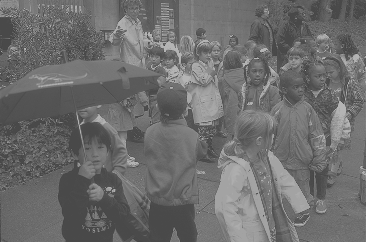
%> input picture ECE637/Lab4/kids.tif, 366 x 242 px
$ octave Sec1.m   (GNU Octave 9; MATLAB toolbox functions it lacks are replaced by stand-ins)
%> lines starting %> are read from the running program, lines starting %| are printed output that depends on the picture
clear all
clc
figure(1)
x = imread('kids.tif');
%> x is the input picture: size 242x366 uint8; min 70, max 180, mean 108.6
hist(x(:),[0:255])
title('histograms of kids image');
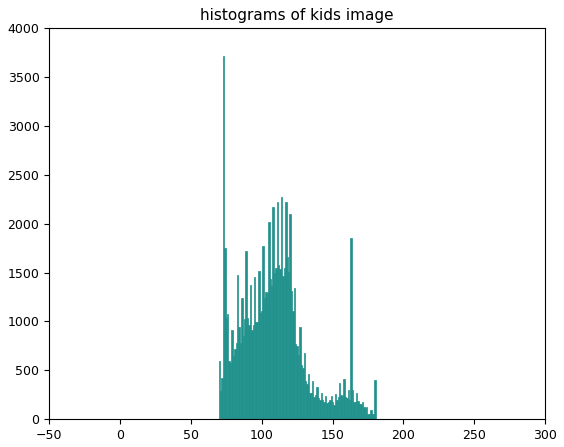
%> figure redrawn from the program's plot data; tallest bar 3712 high, from x = 72.5 to 73.5
figure(2)
x = imread('race.tif');
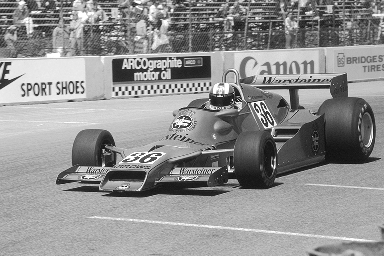
%> input picture ECE637/Lab4/race.tif, 384 x 256 px
%> x is the input picture: size 256x384 uint8; min 4, max 255, mean 144.5
hist(x(:),[0:255]);
title('histograms of race image');
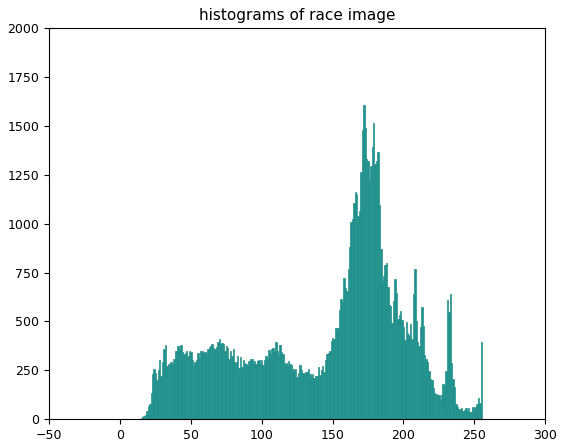
%> figure redrawn from the program's plot data; tallest bar 1607 high, from x = 171.5 to 172.5
